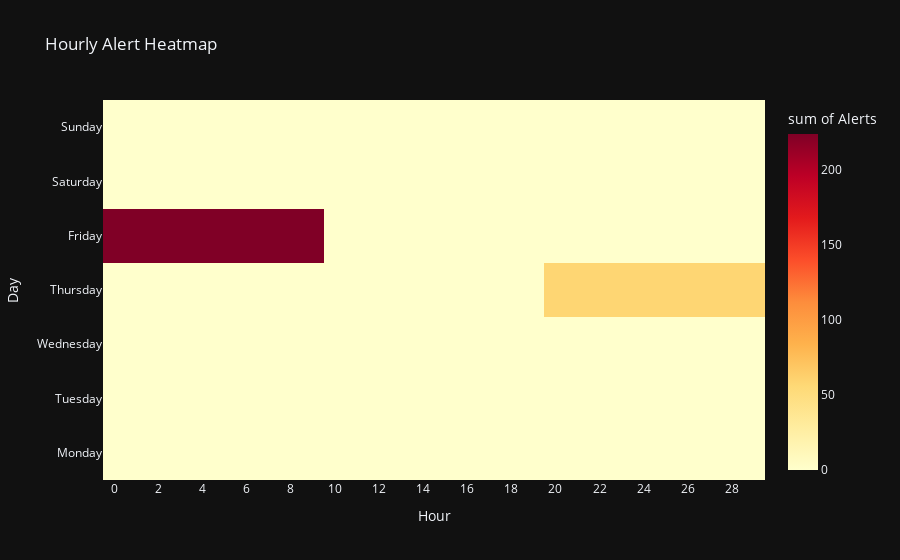

The cell this chart's notebook holds for it:
### Code cell
df['weekday_name'] = df['weekday'].map({0: 'Monday', 1: 'Tuesday', 2: 'Wednesday',3: 'Thursday', 4: 'Friday', 5: 'Saturday', 6: 'Sunday'})
pivot = df.pivot_table(index='weekday_name', columns='hour', aggfunc='size', fill_value=0)
ordered_days = ['Monday', 'Tuesday', 'Wednesday', 'Thursday', 'Friday', 'Saturday', 'Sunday']
pivot = pivot.reindex(ordered_days)
pivot = pivot.reset_index()
pivot_long = pivot.melt(id_vars='weekday_name', var_name='Hour', value_name='Alert Count')
fig = px.density_heatmap(pivot_long,x='Hour',y='weekday_name',z='Alert Count',color_continuous_scale='YlOrRd',
                         labels={'weekday_name': 'Day', 'Hour': 'Hour', 'Alert Count': 'Alerts'},
title='Hourly Alert Heatmap')
fig.update_layout(template='plotly_dark', xaxis_nticks=24)
fig.show()

### Figure 1 — Plotly figure (JSON) as saved in the notebook; plotly's stock layout.template omitted (floating-point values rounded to 4 significant figures)
{"data": [{"coloraxis": "coloraxis", "histfunc": "sum", "hovertemplate": "Hour=%{x}<br>Day=%{y}<br>sum of Alerts=%{z}<extra></extra>", "name": "", "type": "histogram2d", "x": [0, 0, 0, 0, 0, 0, 0, 1, 1, 1, 1, 1, 1, 1, 8, 8, 8, 8, 8, 8, 8, 9, 9, 9, 9, 9, 9, 9, 23, 23, 23, 23, 23, 23, 23], "xaxis": "x", "xbingroup": "x", "y": ["Monday", "Tuesday", "Wednesday", "Thursday", "Friday", "Saturday", "Sunday", "Monday", "Tuesday", "Wednesday", "Thursday", "Friday", "Saturday", "Sunday", "Monday", "Tuesday", "Wednesday", "Thursday", "Friday", "Saturday", "Sunday", "Monday", "Tuesday", "Wednesday", "Thursday", "Friday", "Saturday", "Sunday", "Monday", "Tuesday", "Wednesday", "Thursday", "Friday", "Saturday", "Sunday"], "yaxis": "y", "ybingroup": "y", "z": [NaN, NaN, NaN, 0.0, 51.0, NaN, NaN, NaN, NaN, NaN, 0.0, 56.0, NaN, NaN, NaN, NaN, NaN, 0.0, 52.0, NaN, NaN, NaN, NaN, NaN, 0.0, 65.0, NaN, NaN, NaN, NaN, NaN, 58.0, 0.0, NaN, NaN]}], "layout": {"autosize": true, "coloraxis": {"colorbar": {"title": {"text": "sum of Alerts"}}, "colorscale": [[0, "rgb(255,255,204)"], [0.125, "rgb(255,237,160)"], [0.25, "rgb(254,217,118)"], [0.375, "rgb(254,178,76)"], [0.5, "rgb(253,141,60)"], [0.625, "rgb(252,78,42)"], [0.75, "rgb(227,26,28)"], [0.875, "rgb(189,0,38)"], [1, "rgb(128,0,38)"]]}, "legend": {"tracegroupgap": 0}, "title": {"text": "Hourly Alert Heatmap"}, "xaxis": {"anchor": "y", "autorange": true, "domain": [0, 1], "nticks": 24, "range": [-0.5, 29.5], "title": {"text": "Hour"}, "type": "linear"}, "yaxis": {"anchor": "x", "autorange": true, "domain": [0, 1], "range": [-0.5, 6.5], "title": {"text": "Day"}, "type": "category"}}}
